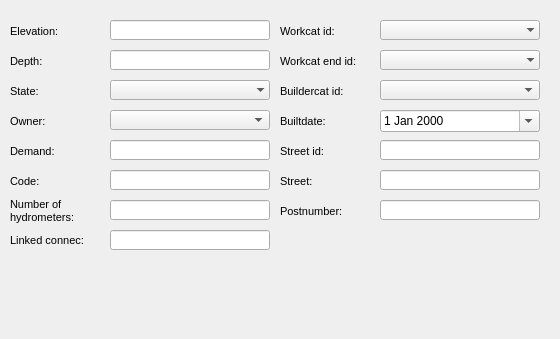
      <widget class="QWidget" name="page_13">
       <property name="geometry">
        <rect>
         <x>0</x>
         <y>0</y>
         <width>560</width>
         <height>339</height>
        </rect>
       </property>
       <attribute name="label">
        <string>Basic information</string>
       </attribute>
       <widget class="QLineEdit" name="greentap_streetaxis_id">
        <property name="geometry">
         <rect>
          <x>380</x>
          <y>140</y>
          <width>160</width>
          <height>20</height>
         </rect>
        </property>
        <property name="inputMask">
         <string/>
        </property>
        <property name="text">
         <string/>
        </property>
        <property name="frame">
         <bool>true</bool>
        </property>
       </widget>
       <widget class="QLabel" name="label_greentap_streetaxis_id">
        <property name="geometry">
         <rect>
          <x>280</x>
          <y>140</y>
          <width>90</width>
          <height>22</height>
         </rect>
        </property>
        <property name="font">
         <font>
          <pointsize>8</pointsize>
         </font>
        </property>
        <property name="frameShape">
         <enum>QFrame::NoFrame</enum>
        </property>
        <property name="frameShadow">
         <enum>QFrame::Plain</enum>
        </property>
        <property name="text">
         <string>Street id:</string>
        </property>
        <property name="textFormat">
         <enum>Qt::AutoText</enum>
        </property>
        <property name="scaledContents">
         <bool>false</bool>
        </property>
        <property name="alignment">
         <set>Qt::AlignLeading|Qt::AlignLeft|Qt::AlignVCenter</set>
        </property>
        <property name="margin">
         <number>3</number>
        </property>
       </widget>
       <widget class="QLineEdit" name="greentap_postnumber">
        <property name="geometry">
         <rect>
          <x>380</x>
          <y>200</y>
          <width>160</width>
          <height>20</height>
         </rect>
        </property>
        <property name="inputMask">
         <string/>
        </property>
        <property name="text">
         <string/>
        </property>
        <property name="frame">
         <bool>true</bool>
        </property>
       </widget>
       <widget class="QLineEdit" name="greentap_streetname">
        <property name="geometry">
         <rect>
          <x>380</x>
          <y>170</y>
          <width>160</width>
          <height>20</height>
         </rect>
        </property>
        <property name="inputMask">
         <string/>
        </property>
        <property name="text">
         <string/>
        </property>
        <property name="frame">
         <bool>true</bool>
        </property>
       </widget>
       <widget class="QLabel" name="label_greentap_postnumber">
        <property name="geometry">
         <rect>
          <x>280</x>
          <y>200</y>
          <width>131</width>
          <height>22</height>
         </rect>
        </property>
        <property name="font">
         <font>
          <pointsize>8</pointsize>
         </font>
        </property>
        <property name="frameShape">
         <enum>QFrame::NoFrame</enum>
        </property>
        <property name="frameShadow">
         <enum>QFrame::Plain</enum>
        </property>
        <property name="text">
         <string>Postnumber:</string>
        </property>
        <property name="textFormat">
         <enum>Qt::AutoText</enum>
        </property>
        <property name="scaledContents">
         <bool>false</bool>
        </property>
        <property name="alignment">
         <set>Qt::AlignLeading|Qt::AlignLeft|Qt::AlignVCenter</set>
        </property>
        <property name="margin">
         <number>3</number>
        </property>
       </widget>
       <widget class="QLabel" name="label_greentap_streetname">
        <property name="geometry">
         <rect>
          <x>280</x>
          <y>170</y>
          <width>131</width>
          <height>22</height>
         </rect>
        </property>
        <property name="font">
         <font>
          <pointsize>8</pointsize>
         </font>
        </property>
        <property name="frameShape">
         <enum>QFrame::NoFrame</enum>
        </property>
        <property name="frameShadow">
         <enum>QFrame::Plain</enum>
        </property>
        <property name="text">
         <string>Street:</string>
        </property>
        <property name="textFormat">
         <enum>Qt::AutoText</enum>
        </property>
        <property name="scaledContents">
         <bool>false</bool>
        </property>
        <property name="alignment">
         <set>Qt::AlignLeading|Qt::AlignLeft|Qt::AlignVCenter</set>
        </property>
        <property name="margin">
         <number>3</number>
        </property>
       </widget>
       <widget class="QLabel" name="label_greentap_code">
        <property name="geometry">
         <rect>
          <x>10</x>
          <y>170</y>
          <width>90</width>
          <height>22</height>
         </rect>
        </property>
        <property name="font">
         <font>
          <pointsize>8</pointsize>
         </font>
        </property>
        <property name="frameShape">
         <enum>QFrame::NoFrame</enum>
        </property>
        <property name="frameShadow">
         <enum>QFrame::Plain</enum>
        </property>
        <property name="text">
         <string>Code:</string>
        </property>
        <property name="textFormat">
         <enum>Qt::AutoText</enum>
        </property>
        <property name="scaledContents">
         <bool>false</bool>
        </property>
        <property name="alignment">
         <set>Qt::AlignLeading|Qt::AlignLeft|Qt::AlignVCenter</set>
        </property>
        <property name="margin">
         <number>3</number>
        </property>
       </widget>
       <widget class="QLabel" name="label_greentap_demand">
        <property name="geometry">
         <rect>
          <x>10</x>
          <y>140</y>
          <width>90</width>
          <height>22</height>
         </rect>
        </property>
        <property name="font">
         <font>
          <pointsize>8</pointsize>
         </font>
        </property>
        <property name="frameShape">
         <enum>QFrame::NoFrame</enum>
        </property>
        <property name="frameShadow">
         <enum>QFrame::Plain</enum>
        </property>
        <property name="text">
         <string>Demand:</string>
        </property>
        <property name="textFormat">
         <enum>Qt::AutoText</enum>
        </property>
        <property name="scaledContents">
         <bool>false</bool>
        </property>
        <property name="alignment">
         <set>Qt::AlignLeading|Qt::AlignLeft|Qt::AlignVCenter</set>
        </property>
        <property name="margin">
         <number>3</number>
        </property>
       </widget>
       <widget class="QLabel" name="label_greentap_n_hydrometer">
        <property name="geometry">
         <rect>
          <x>10</x>
          <y>195</y>
          <width>90</width>
          <height>31</height>
         </rect>
        </property>
        <property name="font">
         <font>
          <pointsize>8</pointsize>
         </font>
        </property>
        <property name="frameShape">
         <enum>QFrame::NoFrame</enum>
        </property>
        <property name="frameShadow">
         <enum>QFrame::Plain</enum>
        </property>
        <property name="text">
         <string>Number of hydrometers:</string>
        </property>
        <property name="textFormat">
         <enum>Qt::AutoText</enum>
        </property>
        <property name="scaledContents">
         <bool>false</bool>
        </property>
        <property name="alignment">
         <set>Qt::AlignLeading|Qt::AlignLeft|Qt::AlignVCenter</set>
        </property>
        <property name="wordWrap">
         <bool>true</bool>
        </property>
        <property name="margin">
         <number>3</number>
        </property>
       </widget>
       <widget class="QComboBox" name="greeentap_ownercat_id">
        <property name="geometry">
         <rect>
          <x>110</x>
          <y>110</y>
          <width>160</width>
          <height>20</height>
         </rect>
        </property>
       </widget>
       <widget class="QLabel" name="label_greentap_owner">
        <property name="geometry">
         <rect>
          <x>10</x>
          <y>110</y>
          <width>90</width>
          <height>22</height>
         </rect>
        </property>
        <property name="font">
         <font>
          <pointsize>8</pointsize>
         </font>
        </property>
        <property name="frameShape">
         <enum>QFrame::NoFrame</enum>
        </property>
        <property name="frameShadow">
         <enum>QFrame::Plain</enum>
        </property>
        <property name="text">
         <string>Owner:</string>
        </property>
        <property name="textFormat">
         <enum>Qt::AutoText</enum>
        </property>
        <property name="scaledContents">
         <bool>false</bool>
        </property>
        <property name="alignment">
         <set>Qt::AlignLeading|Qt::AlignLeft|Qt::AlignVCenter</set>
        </property>
        <property name="margin">
         <number>3</number>
        </property>
       </widget>
       <widget class="QLineEdit" name="greentap_demand">
        <property name="geometry">
         <rect>
          <x>110</x>
          <y>140</y>
          <width>160</width>
          <height>20</height>
         </rect>
        </property>
        <property name="font">
         <font>
          <pointsize>8</pointsize>
         </font>
        </property>
        <property name="frame">
         <bool>true</bool>
        </property>
       </widget>
       <widget class="QLineEdit" name="greentap_n_hydrometer">
        <property name="geometry">
         <rect>
          <x>110</x>
          <y>200</y>
          <width>160</width>
          <height>20</height>
         </rect>
        </property>
        <property name="font">
         <font>
          <pointsize>8</pointsize>
         </font>
        </property>
        <property name="frame">
         <bool>true</bool>
        </property>
       </widget>
       <widget class="QLineEdit" name="greentap_code">
        <property name="geometry">
         <rect>
          <x>110</x>
          <y>170</y>
          <width>160</width>
          <height>20</height>
         </rect>
        </property>
        <property name="font">
         <font>
          <pointsize>8</pointsize>
         </font>
        </property>
        <property name="frame">
         <bool>true</bool>
        </property>
       </widget>
       <widget class="QLineEdit" name="greentap_elevation">
        <property name="geometry">
         <rect>
          <x>110</x>
          <y>20</y>
          <width>160</width>
          <height>20</height>
         </rect>
        </property>
        <property name="inputMask">
         <string/>
        </property>
        <property name="frame">
         <bool>true</bool>
        </property>
       </widget>
       <widget class="QLineEdit" name="greentap_depth">
        <property name="geometry">
         <rect>
          <x>110</x>
          <y>50</y>
          <width>160</width>
          <height>20</height>
         </rect>
        </property>
        <property name="frame">
         <bool>true</bool>
        </property>
       </widget>
       <widget class="QLabel" name="label_greentap_elevation">
        <property name="geometry">
         <rect>
          <x>10</x>
          <y>20</y>
          <width>90</width>
          <height>22</height>
         </rect>
        </property>
        <property name="font">
         <font>
          <pointsize>8</pointsize>
         </font>
        </property>
        <property name="frameShape">
         <enum>QFrame::NoFrame</enum>
        </property>
        <property name="frameShadow">
         <enum>QFrame::Plain</enum>
        </property>
        <property name="text">
         <string>Elevation:</string>
        </property>
        <property name="textFormat">
         <enum>Qt::AutoText</enum>
        </property>
        <property name="scaledContents">
         <bool>false</bool>
        </property>
        <property name="alignment">
         <set>Qt::AlignLeading|Qt::AlignLeft|Qt::AlignVCenter</set>
        </property>
        <property name="margin">
         <number>3</number>
        </property>
       </widget>
       <widget class="QLabel" name="label_greentap_depth">
        <property name="geometry">
         <rect>
          <x>10</x>
          <y>50</y>
          <width>90</width>
          <height>22</height>
         </rect>
        </property>
        <property name="font">
         <font>
          <pointsize>8</pointsize>
         </font>
        </property>
        <property name="frameShape">
         <enum>QFrame::NoFrame</enum>
        </property>
        <property name="frameShadow">
         <enum>QFrame::Plain</enum>
        </property>
        <property name="text">
         <string>Depth:</string>
        </property>
        <property name="textFormat">
         <enum>Qt::AutoText</enum>
        </property>
        <property name="scaledContents">
         <bool>false</bool>
        </property>
        <property name="alignment">
         <set>Qt::AlignLeading|Qt::AlignLeft|Qt::AlignVCenter</set>
        </property>
        <property name="margin">
         <number>3</number>
        </property>
       </widget>
       <widget class="QComboBox" name="greentap_state">
        <property name="geometry">
         <rect>
          <x>110</x>
          <y>80</y>
          <width>160</width>
          <height>20</height>
         </rect>
        </property>
        <property name="autoFillBackground">
         <bool>true</bool>
        </property>
        <property name="maxVisibleItems">
         <number>8</number>
        </property>
        <property name="frame">
         <bool>false</bool>
        </property>
       </widget>
       <widget class="QLabel" name="label_greentap_state">
        <property name="geometry">
         <rect>
          <x>10</x>
          <y>80</y>
          <width>90</width>
          <height>22</height>
         </rect>
        </property>
        <property name="font">
         <font>
          <pointsize>8</pointsize>
         </font>
        </property>
        <property name="frameShape">
         <enum>QFrame::NoFrame</enum>
        </property>
        <property name="frameShadow">
         <enum>QFrame::Plain</enum>
        </property>
        <property name="text">
         <string>State:</string>
        </property>
        <property name="textFormat">
         <enum>Qt::AutoText</enum>
        </property>
        <property name="scaledContents">
         <bool>false</bool>
        </property>
        <property name="alignment">
         <set>Qt::AlignLeading|Qt::AlignLeft|Qt::AlignVCenter</set>
        </property>
        <property name="margin">
         <number>3</number>
        </property>
       </widget>
       <widget class="QDateEdit" name="greentap_builtdate">
        <property name="geometry">
         <rect>
          <x>380</x>
          <y>110</y>
          <width>160</width>
          <height>22</height>
         </rect>
        </property>
        <property name="calendarPopup">
         <bool>true</bool>
        </property>
       </widget>
       <widget class="QComboBox" name="greentap_workcat_id">
        <property name="geometry">
         <rect>
          <x>380</x>
          <y>20</y>
          <width>160</width>
          <height>20</height>
         </rect>
        </property>
        <property name="autoFillBackground">
         <bool>true</bool>
        </property>
        <property name="maxVisibleItems">
         <number>8</number>
        </property>
        <property name="frame">
         <bool>false</bool>
        </property>
       </widget>
       <widget class="QLabel" name="label_greentap_workcat_id">
        <property name="geometry">
         <rect>
          <x>280</x>
          <y>20</y>
          <width>90</width>
          <height>22</height>
         </rect>
        </property>
        <property name="font">
         <font>
          <pointsize>8</pointsize>
         </font>
        </property>
        <property name="frameShape">
         <enum>QFrame::NoFrame</enum>
        </property>
        <property name="frameShadow">
         <enum>QFrame::Plain</enum>
        </property>
        <property name="text">
         <string>Workcat id:</string>
        </property>
        <property name="textFormat">
         <enum>Qt::AutoText</enum>
        </property>
        <property name="scaledContents">
         <bool>false</bool>
        </property>
        <property name="alignment">
         <set>Qt::AlignLeading|Qt::AlignLeft|Qt::AlignVCenter</set>
        </property>
        <property name="margin">
         <number>3</number>
        </property>
       </widget>
       <widget class="QLabel" name="label_greentap_workcat_id_end">
        <property name="geometry">
         <rect>
          <x>280</x>
          <y>50</y>
          <width>101</width>
          <height>22</height>
         </rect>
        </property>
        <property name="font">
         <font>
          <pointsize>8</pointsize>
         </font>
        </property>
        <property name="frameShape">
         <enum>QFrame::NoFrame</enum>
        </property>
        <property name="frameShadow">
         <enum>QFrame::Plain</enum>
        </property>
        <property name="text">
         <string>Workcat end id:</string>
        </property>
        <property name="textFormat">
         <enum>Qt::AutoText</enum>
        </property>
        <property name="scaledContents">
         <bool>false</bool>
        </property>
        <property name="alignment">
         <set>Qt::AlignLeading|Qt::AlignLeft|Qt::AlignVCenter</set>
        </property>
        <property name="margin">
         <number>3</number>
        </property>
       </widget>
       <widget class="QComboBox" name="greentap_buildercat_id">
        <property name="geometry">
         <rect>
          <x>380</x>
          <y>80</y>
          <width>160</width>
          <height>20</height>
         </rect>
        </property>
       </widget>
       <widget class="QComboBox" name="greentap_workcat_id_end">
        <property name="geometry">
         <rect>
          <x>380</x>
          <y>50</y>
          <width>160</width>
          <height>20</height>
         </rect>
        </property>
        <property name="autoFillBackground">
         <bool>true</bool>
        </property>
        <property name="maxVisibleItems">
         <number>8</number>
        </property>
        <property name="frame">
         <bool>false</bool>
        </property>
       </widget>
       <widget class="QLabel" name="label_greentap_buildercat_id">
        <property name="geometry">
         <rect>
          <x>280</x>
          <y>80</y>
          <width>101</width>
          <height>22</height>
         </rect>
        </property>
        <property name="font">
         <font>
          <pointsize>8</pointsize>
         </font>
        </property>
        <property name="frameShape">
         <enum>QFrame::NoFrame</enum>
        </property>
        <property name="frameShadow">
         <enum>QFrame::Plain</enum>
        </property>
        <property name="text">
         <string>Buildercat id:</string>
        </property>
        <property name="textFormat">
         <enum>Qt::AutoText</enum>
        </property>
        <property name="scaledContents">
         <bool>false</bool>
        </property>
        <property name="alignment">
         <set>Qt::AlignLeading|Qt::AlignLeft|Qt::AlignVCenter</set>
        </property>
        <property name="margin">
         <number>3</number>
        </property>
       </widget>
       <widget class="QLabel" name="label_greentap_builtdate">
        <property name="geometry">
         <rect>
          <x>280</x>
          <y>110</y>
          <width>101</width>
          <height>22</height>
         </rect>
        </property>
        <property name="font">
         <font>
          <pointsize>8</pointsize>
         </font>
        </property>
        <property name="frameShape">
         <enum>QFrame::NoFrame</enum>
        </property>
        <property name="frameShadow">
         <enum>QFrame::Plain</enum>
        </property>
        <property name="text">
         <string>Builtdate:</string>
        </property>
        <property name="textFormat">
         <enum>Qt::AutoText</enum>
        </property>
        <property name="scaledContents">
         <bool>false</bool>
        </property>
        <property name="alignment">
         <set>Qt::AlignLeading|Qt::AlignLeft|Qt::AlignVCenter</set>
        </property>
        <property name="margin">
         <number>3</number>
        </property>
       </widget>
       <widget class="QLineEdit" name="tap_linked_connec_2">
        <property name="geometry">
         <rect>
          <x>110</x>
          <y>230</y>
          <width>160</width>
          <height>20</height>
         </rect>
        </property>
        <property name="inputMask">
         <string/>
        </property>
        <property name="text">
         <string/>
        </property>
        <property name="frame">
         <bool>true</bool>
        </property>
       </widget>
       <widget class="QLabel" name="label_tap_linked_connec_2">
        <property name="geometry">
         <rect>
          <x>10</x>
          <y>230</y>
          <width>96</width>
          <height>21</height>
         </rect>
        </property>
        <property name="font">
         <font>
          <pointsize>8</pointsize>
         </font>
        </property>
        <property name="frameShape">
         <enum>QFrame::NoFrame</enum>
        </property>
        <property name="frameShadow">
         <enum>QFrame::Plain</enum>
        </property>
        <property name="text">
         <string>Linked connec:</string>
        </property>
        <property name="textFormat">
         <enum>Qt::AutoText</enum>
        </property>
        <property name="scaledContents">
         <bool>false</bool>
        </property>
        <property name="alignment">
         <set>Qt::AlignLeading|Qt::AlignLeft|Qt::AlignVCenter</set>
        </property>
        <property name="wordWrap">
         <bool>false</bool>
        </property>
        <property name="margin">
         <number>3</number>
        </property>
       </widget>
      </widget>
